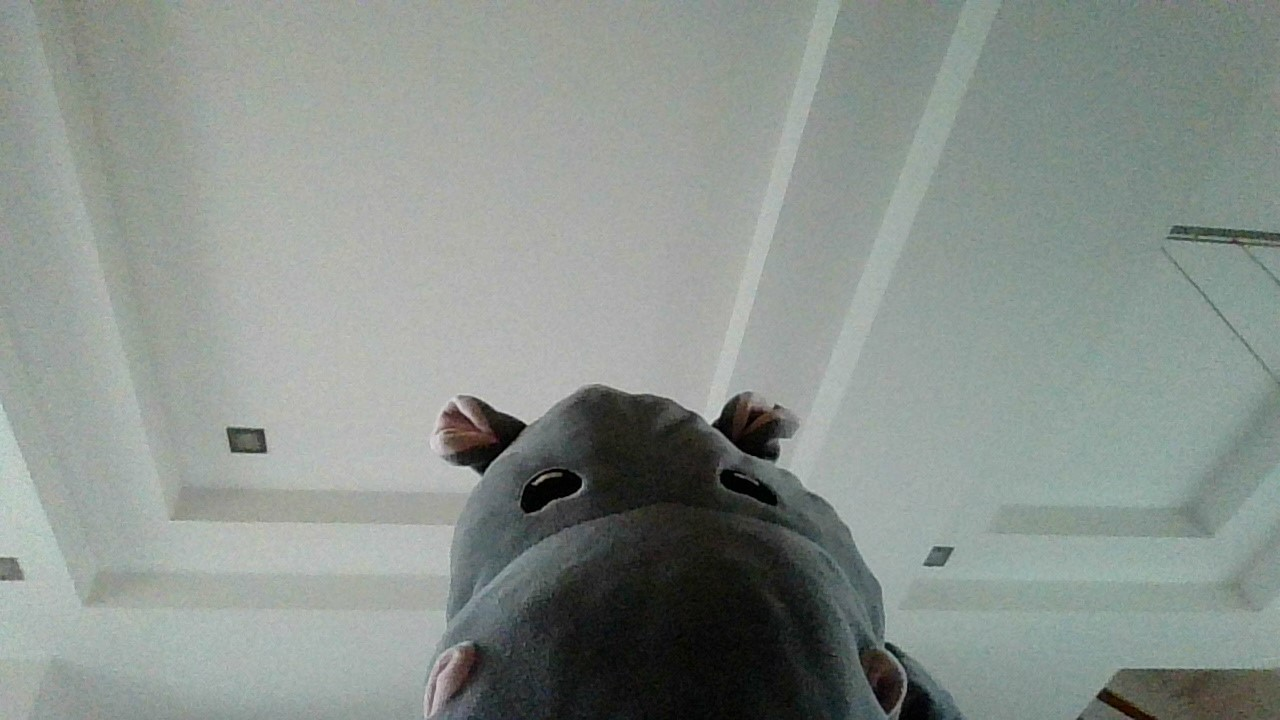
#> input picture Py-PhotoEditor/imgs/WIN_20240611_15_48_12_Pro.jpg, 1280 x 720 px; its folder holds only this picture in this run
$ python main.py
#> lines starting #> are read from the running program, lines starting #| are printed output that depends on the picture
from PIL import Image, ImageEnhance, ImageFilter
import os

path = './imgs'
pathOut = './editedImgs'

for filename in os.listdir(path):
    img = Image.open(f"{path}/{filename}")
#> img is the input picture: PIL image 1280x720 RGB; mean R, G, B 138.1, 145.9, 141

    edit = img.filter(ImageFilter.SHARPEN).convert('L').rotate(+180)
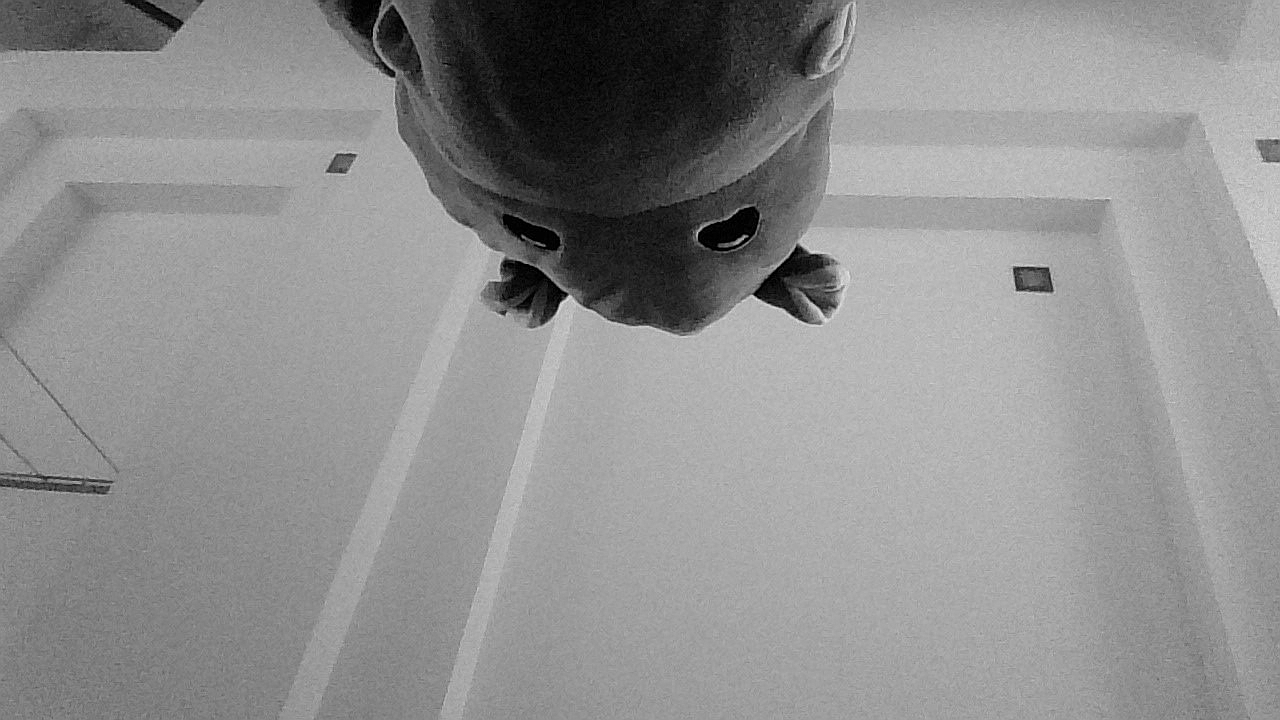
#> edit: PIL image 1280x720 L; min 0, max 232, mean 143.1

    factor = 1.5
    enhancer = ImageEnhance.Contrast(edit)
    edit = enhancer.enhance(factor)
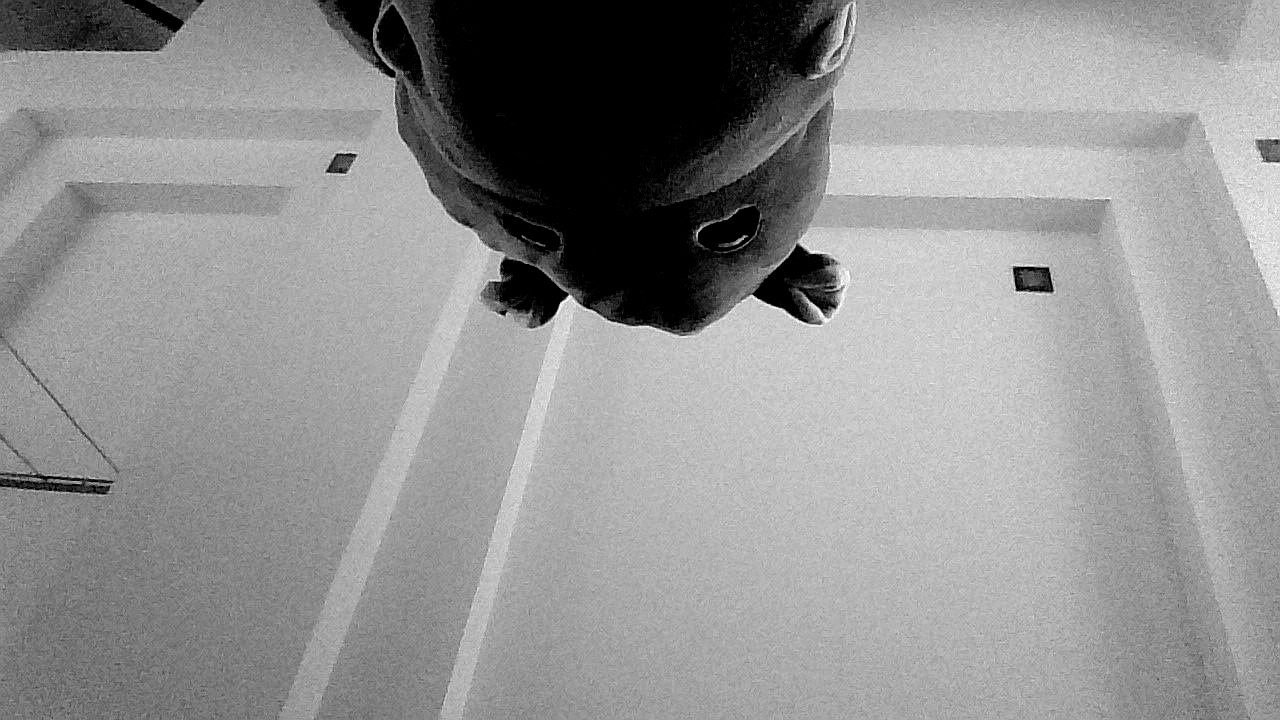
#> edit: PIL image 1280x720 L; min 0, max 255, mean 145.8

    clean_name = os.path.splitext(filename)[0]

    edit.save(f'{pathOut}/{clean_name}_edited.jpg')
